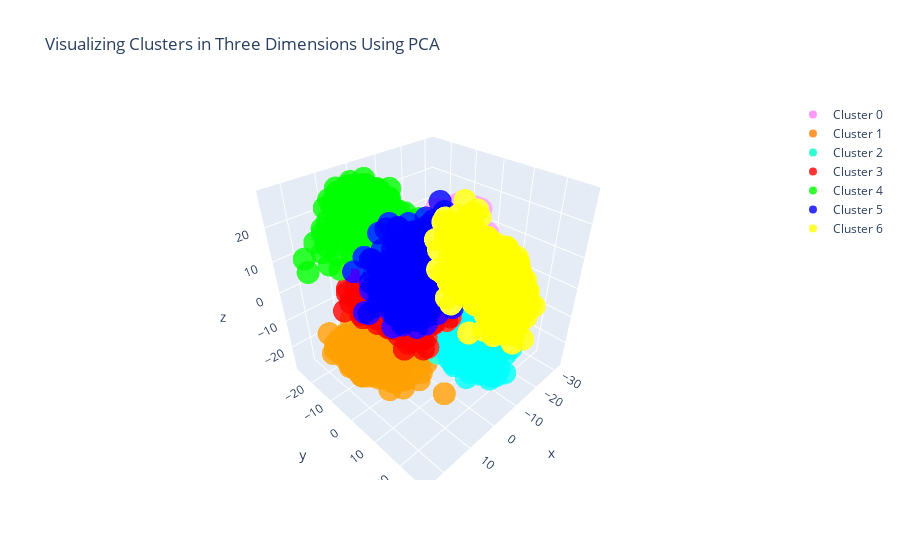

Source (notebook cell):
### Code cell
#trace1 is for 'Cluster 0'
trace1 = go.Scatter3d(
                    x = cluster0["PC1_3d"],
                    y = cluster0["PC2_3d"],
                    z = cluster0["PC3_3d"],
                    mode = "markers",
                    name = "Cluster 0",
                    marker = dict(color = 'rgba(255, 128, 255, 0.8)'),
                    text = None)

#trace2 is for 'Cluster 1'
trace2 = go.Scatter3d(
                    x = cluster1["PC1_3d"],
                    y = cluster1["PC2_3d"],
                    z = cluster1["PC3_3d"],
                    mode = "markers",
                    name = "Cluster 1",
                    marker = dict(color = 'rgba(255, 128, 2, 0.8)'),
                    text = None)

#trace3 is for 'Cluster 2'
trace3 = go.Scatter3d(
                    x = cluster2["PC1_3d"],
                    y = cluster2["PC2_3d"],
                    z = cluster2["PC3_3d"],
                    mode = "markers",
                    name = "Cluster 2",
                    marker = dict(color = 'rgba(0, 255, 200, 0.8)'),
                    text = None)

trace4 = go.Scatter3d(
                    x = cluster3["PC1_3d"],
                    y = cluster3["PC2_3d"],
                    z = cluster3["PC3_3d"],
                    mode = "markers",
                    name = "Cluster 3",
                    marker = dict(color = 'rgba(255, 0, 0, 0.8)'),
                    text = None)

trace5 = go.Scatter3d(
                    x = cluster4["PC1_3d"],
                    y = cluster4["PC2_3d"],
                    z = cluster4["PC3_3d"],
                    mode = "markers",
                    name = "Cluster 4",
                    marker = dict(color = 'rgba(0, 255, 0, 0.8)'),
                    text = None)

trace6 = go.Scatter3d(
                    x = cluster5["PC1_3d"],
                    y = cluster5["PC2_3d"],
                    z = cluster5["PC3_3d"],
                    mode = "markers",
                    name = "Cluster 5",
                    marker = dict(color = 'rgba(0, 0, 255, 0.8)'),
                    text = None)

trace7 = go.Scatter3d(
                    x = cluster6["PC1_3d"],
                    y = cluster6["PC2_3d"],
                    z = cluster6["PC3_3d"],
                    mode = "markers",
                    name = "Cluster 6",
                    marker = dict(color = 'rgba(255, 255, 0, 0.8)'),
                    text = None)

data = [trace1, trace2, trace3, trace4, trace5, trace6, trace7]

title = "Visualizing Clusters in Three Dimensions Using PCA"

layout = dict(title = title,
              xaxis= dict(title= 'PC1',ticklen= 5,zeroline= False),
              yaxis= dict(title= 'PC2',ticklen= 5,zeroline= False)
             )

fig = dict(data = data, layout = layout)

iplot(fig)

### Figure 1 — Plotly figure (JSON) as saved in the notebook; plotly's stock layout.template omitted (floating-point values rounded to 4 significant figures; data arrays with more than 128 entries replaced by an {"elided": "..."} marker saying what was removed)
{"data": [{"marker": {"color": "rgba(255, 128, 255, 0.8)"}, "mode": "markers", "name": "Cluster 0", "type": "scatter3d", "x": {"elided": "291 float values"}, "y": {"elided": "291 float values"}, "z": {"elided": "291 float values"}}, {"marker": {"color": "rgba(255, 128, 2, 0.8)"}, "mode": "markers", "name": "Cluster 1", "type": "scatter3d", "x": {"elided": "373 float values"}, "y": {"elided": "373 float values"}, "z": {"elided": "373 float values"}}, {"marker": {"color": "rgba(0, 255, 200, 0.8)"}, "mode": "markers", "name": "Cluster 2", "type": "scatter3d", "x": {"elided": "264 float values"}, "y": {"elided": "264 float values"}, "z": {"elided": "264 float values"}}, {"marker": {"color": "rgba(255, 0, 0, 0.8)"}, "mode": "markers", "name": "Cluster 3", "type": "scatter3d", "x": {"elided": "720 float values"}, "y": {"elided": "720 float values"}, "z": {"elided": "720 float values"}}, {"marker": {"color": "rgba(0, 255, 0, 0.8)"}, "mode": "markers", "name": "Cluster 4", "type": "scatter3d", "x": {"elided": "353 float values"}, "y": {"elided": "353 float values"}, "z": {"elided": "353 float values"}}, {"marker": {"color": "rgba(0, 0, 255, 0.8)"}, "mode": "markers", "name": "Cluster 5", "type": "scatter3d", "x": {"elided": "380 float values"}, "y": {"elided": "380 float values"}, "z": {"elided": "380 float values"}}, {"marker": {"color": "rgba(255, 255, 0, 0.8)"}, "mode": "markers", "name": "Cluster 6", "type": "scatter3d", "x": {"elided": "444 float values"}, "y": {"elided": "444 float values"}, "z": {"elided": "444 float values"}}], "layout": {"title": {"text": "Visualizing Clusters in Three Dimensions Using PCA"}, "xaxis": {"ticklen": 5, "title": {"text": "PC1"}, "zeroline": false}, "yaxis": {"ticklen": 5, "title": {"text": "PC2"}, "zeroline": false}}}
